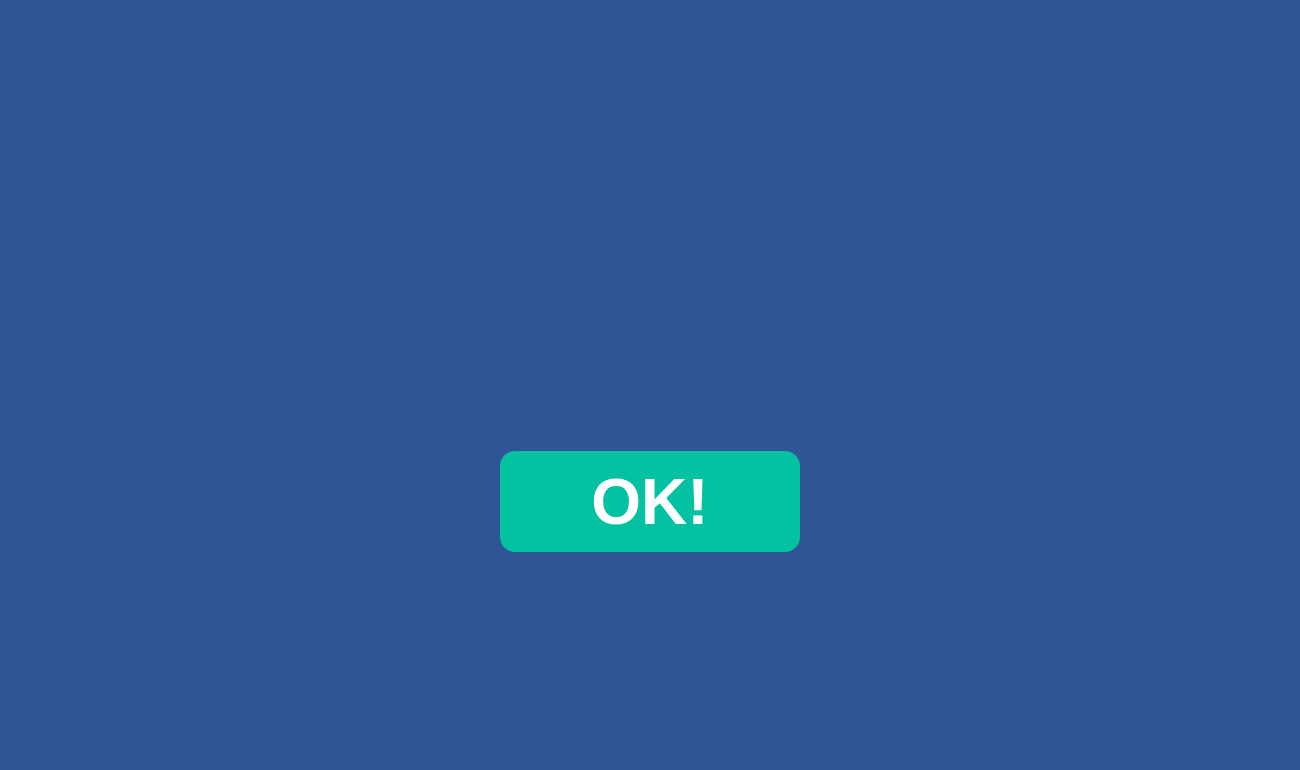
<?xml version="1.0" encoding="UTF-8"?>
<ui version="4.0">
 <class>self</class>
 <widget class="QWidget" name="self">
  <property name="geometry">
   <rect>
    <x>0</x>
    <y>0</y>
    <width>1300</width>
    <height>770</height>
   </rect>
  </property>
  <property name="minimumSize">
   <size>
    <width>1300</width>
    <height>770</height>
   </size>
  </property>
  <property name="windowTitle">
   <string>Form</string>
  </property>
  <property name="styleSheet">
   <string notr="true">background-color:rgb(47, 85, 151);</string>
  </property>
  <layout class="QGridLayout" name="gridLayout">
   <item row="3" column="1">
    <layout class="QHBoxLayout" name="horizontalLayout">
     <item>
      <spacer name="horizontalSpacer_3">
       <property name="orientation">
        <enum>Qt::Horizontal</enum>
       </property>
       <property name="sizeHint" stdset="0">
        <size>
         <width>40</width>
         <height>20</height>
        </size>
       </property>
      </spacer>
     </item>
     <item>
      <widget class="QPushButton" name="pushButton">
       <property name="minimumSize">
        <size>
         <width>300</width>
         <height>101</height>
        </size>
       </property>
       <property name="font">
        <font>
         <pointsize>48</pointsize>
         <weight>75</weight>
         <bold>true</bold>
        </font>
       </property>
       <property name="styleSheet">
        <string notr="true">background-color: rgb(3, 193, 161);
border-radius: 15px; color: white;</string>
       </property>
       <property name="text">
        <string>OK!</string>
       </property>
      </widget>
     </item>
     <item>
      <spacer name="horizontalSpacer_4">
       <property name="orientation">
        <enum>Qt::Horizontal</enum>
       </property>
       <property name="sizeHint" stdset="0">
        <size>
         <width>40</width>
         <height>20</height>
        </size>
       </property>
      </spacer>
     </item>
    </layout>
   </item>
   <item row="1" column="2">
    <spacer name="horizontalSpacer_2">
     <property name="orientation">
      <enum>Qt::Horizontal</enum>
     </property>
     <property name="sizeHint" stdset="0">
      <size>
       <width>40</width>
       <height>20</height>
      </size>
     </property>
    </spacer>
   </item>
   <item row="1" column="0">
    <spacer name="horizontalSpacer">
     <property name="orientation">
      <enum>Qt::Horizontal</enum>
     </property>
     <property name="sizeHint" stdset="0">
      <size>
       <width>40</width>
       <height>20</height>
      </size>
     </property>
    </spacer>
   </item>
   <item row="1" column="1">
    <widget class="QLabel" name="label">
     <property name="minimumSize">
      <size>
       <width>700</width>
       <height>0</height>
      </size>
     </property>
     <property name="text">
      <string/>
     </property>
     <property name="pixmap">
      <pixmap>../../Code/Project/Images/coming soon.png</pixmap>
     </property>
    </widget>
   </item>
   <item row="0" column="1">
    <spacer name="verticalSpacer">
     <property name="orientation">
      <enum>Qt::Vertical</enum>
     </property>
     <property name="sizeHint" stdset="0">
      <size>
       <width>20</width>
       <height>40</height>
      </size>
     </property>
    </spacer>
   </item>
   <item row="4" column="1">
    <spacer name="verticalSpacer_2">
     <property name="orientation">
      <enum>Qt::Vertical</enum>
     </property>
     <property name="sizeHint" stdset="0">
      <size>
       <width>20</width>
       <height>40</height>
      </size>
     </property>
    </spacer>
   </item>
   <item row="2" column="1">
    <spacer name="verticalSpacer_3">
     <property name="orientation">
      <enum>Qt::Vertical</enum>
     </property>
     <property name="sizeHint" stdset="0">
      <size>
       <width>20</width>
       <height>40</height>
      </size>
     </property>
    </spacer>
   </item>
  </layout>
 </widget>
 <resources/>
 <connections/>
</ui>
